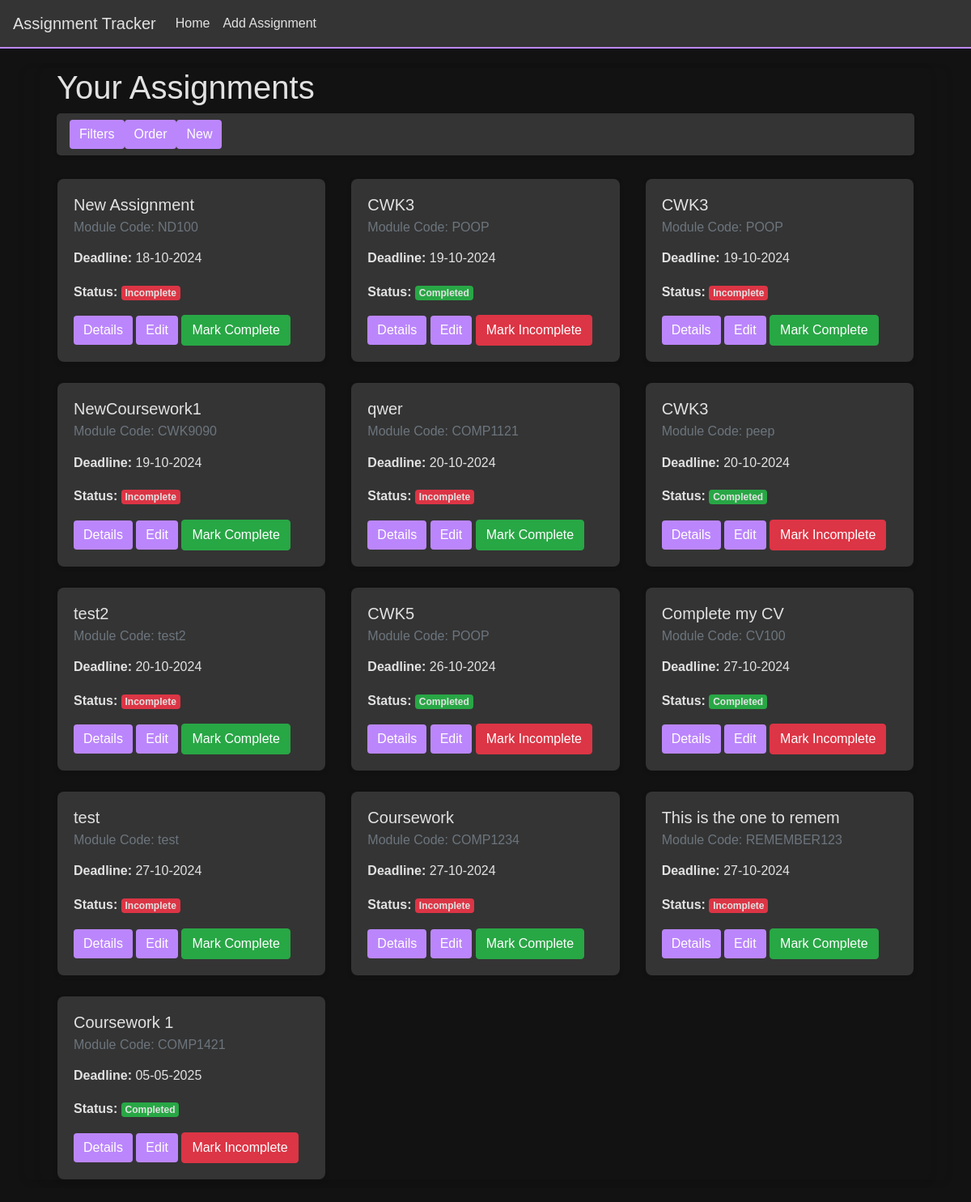
Before: / with the older database file.
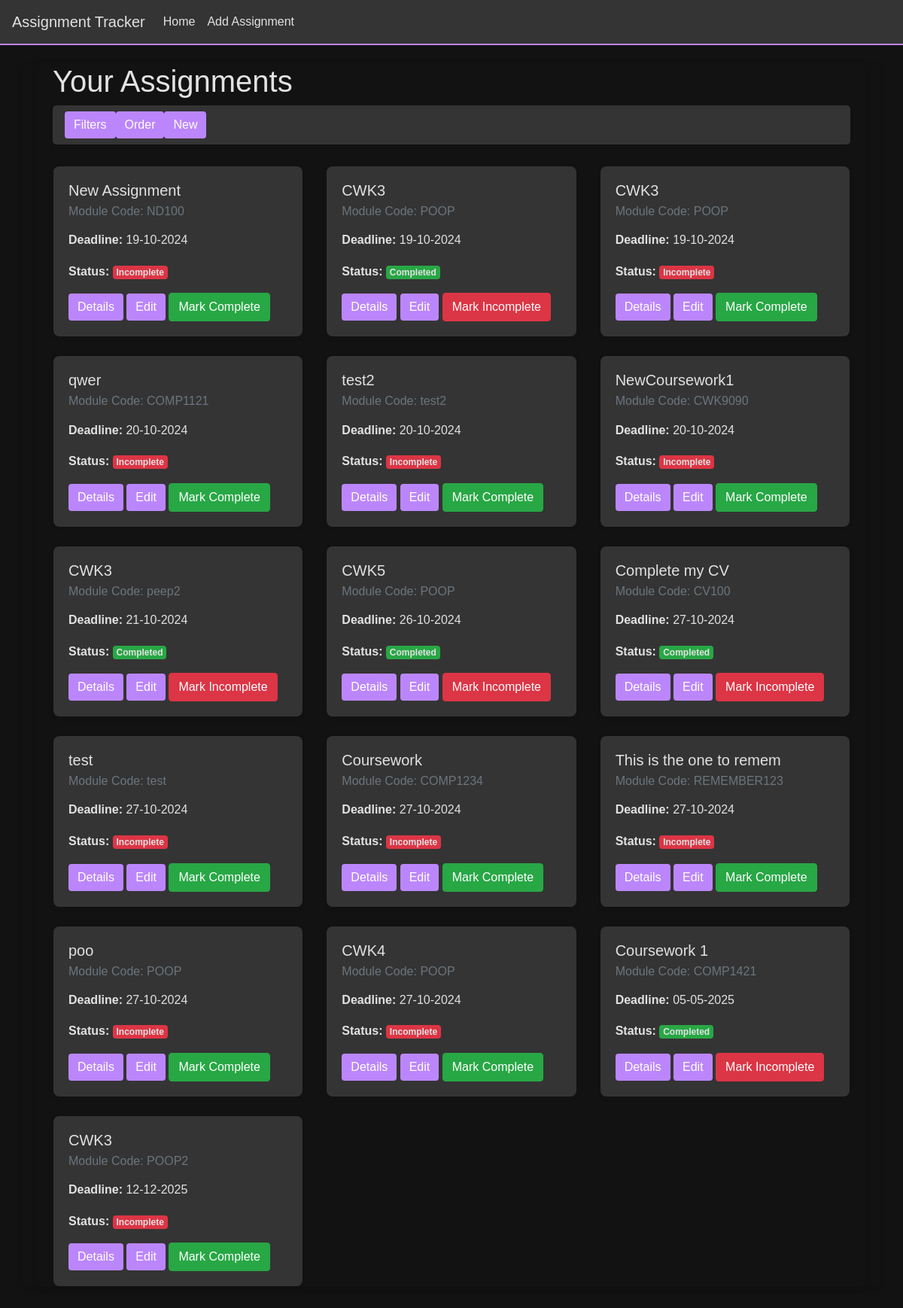
After: the same page with the newer database file.
### app/models.py (models this page shows, shortened)
class Assignment(db.Model):
    id = db.Column(db.Integer, primary_key=True)
    title = db.Column(db.String(100), nullable=False)  # Assessment title
    module_code = db.Column(db.String(20), nullable=False)  # Module code
    deadline = db.Column(db.DateTime, nullable=False)  # Deadline date
    description = db.Column(db.Text, nullable=True)  # Short description
    is_completed = db.Column(db.Boolean, default=False)  # Completion status
    date_created = db.Column(db.DateTime, default=datetime.utcnow)  # Timestamp for when the assignment was added

### app/views.py (the view)
@app.route('/')
def index():
    assignments = Assignment.query.all()
    csrf_token = generate_csrf()
    modules = set(assignment.module_code for assignment in assignments)
    return render_template("homePage.html", assignments=assignments, csrf_token=csrf_token, modules=modules)

### app/templates/homePage.html (shortened to what this page needs)
{% extends "base.html" %}
{% block head%}
<link rel="stylesheet" href="../static/homeStyles.css">
{% endblock %}
{% block content %}
<div class="container mt-0">
    <h1 class="">Your Assignments</h1>
    <div class="button-navbar d-flex mb-1">
        <button id="toggle-filters" class="btn btn-primary ">Filters</button>
        <button id="order-by" class="btn btn-primary ">Order</button>
        <a href="/add-assignment" class="btn btn-primary">New</a>
    </div>
    <div class="row d-flex">
        {% for assignment in assignments %}
        <div class="col-md-4 assignment-card" data-status="{{ 'completed' if assignment.is_completed else 'incomplete' }}" data-module-code="{{ assignment.module_code }}" data-title="{{ assignment.title | lower }}">
            <div class="card mt-4 shadow-sm">
                <div class="card-body">
                    <h5 class="card-title">{{ assignment.title }}</h5>
                    <h6 class="card-subtitle mb-2 text-muted">Module Code: {{ assignment.module_code }}</h6>
                    <p class="card-text">
                        <p class="dateP" data-deadline="{{assignment.deadline.strftime('%d-%m-%Y')}}"><strong>Deadline:</strong> {{ assignment.deadline.strftime('%d-%m-%Y') }}</p>
                        <strong>Status:</strong>
                        {% if assignment.is_completed %}
                            <span class="badge bg-success">Completed</span>
                        {% else %}
                            <span class="badge bg-danger">Incomplete</span>
                        {% endif %}
                    </p>
                    <a href="/view-assignment/{{ assignment.id }}" class="btn btn-primary">Details</a>
                    <a href="/edit-assignment/{{ assignment.id }}" class="btn btn-primary" >Edit</a>
                    <form action="{{ url_for('toggle_complete', assignment_id=assignment.id) }}" method="POST" style="display:inline;">
                        {% if assignment.is_completed %}
                            <button type="submit" class="btn btn-danger">Mark Incomplete</button>
                        {% else %}
                            <button type="submit" class="btn btn-success">Mark Complete</button>
                        {% endif %}
                    </form>
                </div>
            </div>
        </div>
        {% else %}
        <p>No assignments available yet!</p>
        {% endfor %}
    </div>
</div>
{% endblock %}

### app/templates/base.html (shortened to what this page needs)
<!DOCTYPE html>
<html lang="en">
<head>
    {% block head %}
    {% endblock%}
    <link href="https://stackpath.bootstrapcdn.com/bootstrap/4.5.2/css/bootstrap.min.css" rel="stylesheet">
    <link rel="stylesheet" href="../static/baseStyles.css">
</head>
<body>
    <nav class="navbar navbar-expand-lg">
        <a class="navbar-brand" href="/">Assignment Tracker</a>
        <div class="collapse navbar-collapse" id="navbarNav">
            <ul class="navbar-nav">
                <li class="nav-item">
                    <a class="nav-link" href="/">Home</a>
                </li>
                <li class="nav-item">
                    <a class="nav-link" href="/add-assignment">Add Assignment</a>
                </li>
            </ul>
        </div>
    </nav>
    <div class="container mt-4">
        {% block content %}
        {% endblock %}
    </div>
    <br>
    <br>
</body>
</html>

### app/static/homeStyles.css (style rules this page uses)
body { font-family: Arial, sans-serif; background-color: #121212; color: #D5D5D5; line-height: 1.6; }
.button-navbar { background-color: #343434; padding: 0.5rem 1rem; border-radius: 5px; box-shadow: 0 2px 4px #0000001a; }
.btn-primary { background-color: #BB86FC; border-color: #BB86FC; color: #343434; transition: background-color 0.3s ease; }
.button-navbar a.btn:last-child { margin-right: 0; }
.card { background-color: #121212 !important; }
.card-body { background-color: #343434; border-radius: 0.5rem; padding: 0; margin: 0; color: #e2e2e2; }
.card-title { color: #e2e2e2; }
.badge.bg-success { background-color: #4CAF50; }

### app/static/baseStyles.css (style rules this page uses)
body { font-family: Arial, sans-serif; background-color: #121212; color: #E2E2E2; line-height: 1.6; }
.navbar { background-color: #343434; border-bottom: 2px solid #BB86FC; }
.navbar a { color: #E2E2E2; }
.container { padding-left: 20px; padding-right: 20px; background-color: #121212; border-radius: 0.5rem; box-shadow: 0 2px 10px rgba(0, 0, 0, 0.1); }
.btn-primary { background-color: #BB86FC; border: none; }

Changed rows visible on the page:
changed Assignment "New Assignment": deadline "18-10-2024" → "19-10-2024"
changed Assignment: module_code "peep" → "peep2"; deadline "20-10-2024" → "21-10-2024"
changed Assignment "NewCoursework1": deadline "19-10-2024" → "20-10-2024"
added Assignment: title "poo", module_code "POOP", deadline "27-10-2024", is_completed "Incomplete"
added Assignment: title "CWK3", module_code "POOP2", deadline "12-12-2025", is_completed "Incomplete"
added Assignment: title "CWK4", module_code "POOP", deadline "27-10-2024", is_completed "Incomplete"
